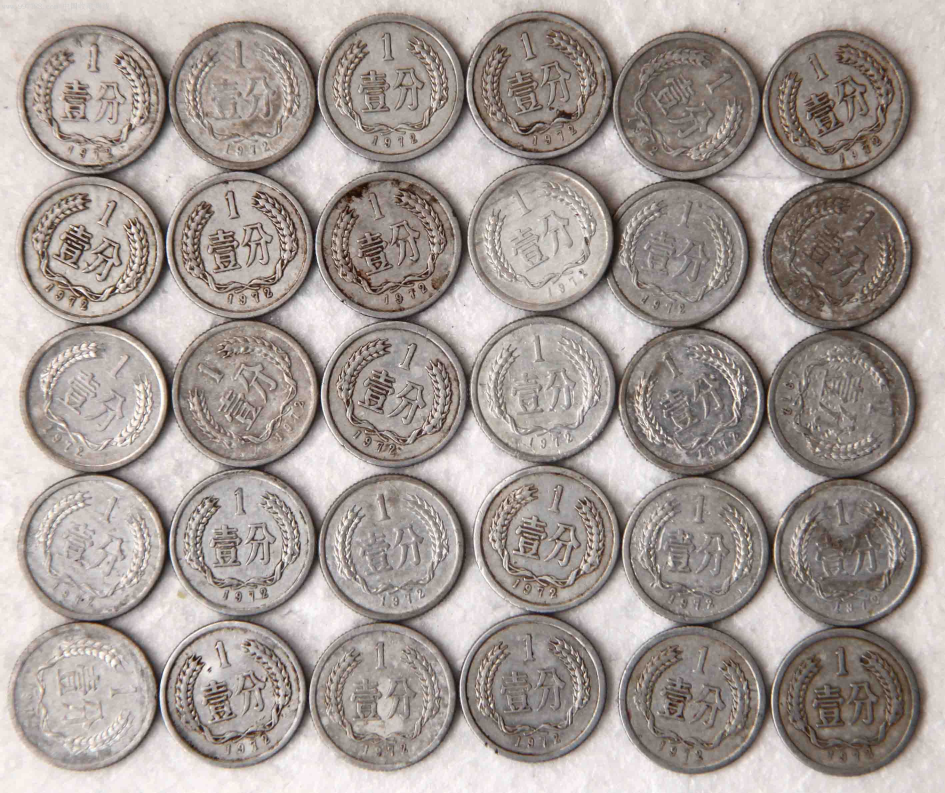
#> input picture img/coin.jpg, 2835 x 2379 px (shown at 1/3 size)
$ python '50.分水岭算法.py'
#> lines starting #> are read from the running program, lines starting #| are printed output that depends on the picture; after the words box and inside, x2 and y2 are one past the last pixel; in counts of white or black regions, pixels touching at a corner belong together
import cv2
import numpy as np

coin = cv2.resize(cv2.imread("../img/coin.jpg"), (700, 700))
coin_gray = cv2.cvtColor(coin, cv2.COLOR_BGR2GRAY)
coin_gray = cv2.medianBlur(coin_gray, 9)
_, coin_thresh = cv2.threshold(coin_gray, 200, 255, cv2.THRESH_BINARY_INV)
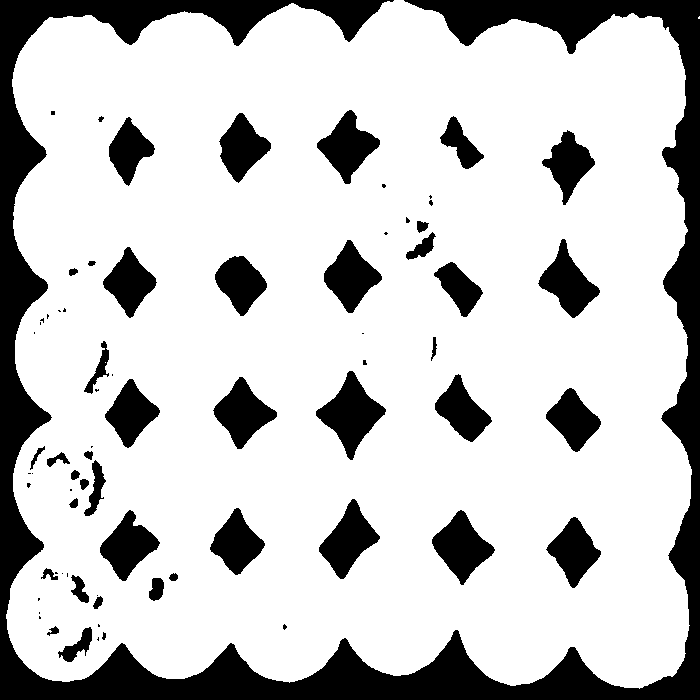
#> coin_thresh: shape (700, 700); 78.1% white; 74 black regions (31 under 20 px), largest, box (x1, y1, x2, y2) and area: (0, 0, 700, 700) 63962, (316, 371, 386, 460) 2786, (432, 510, 495, 585) 2383
kernel1 = cv2.getStructuringElement(cv2.MORPH_RECT, (3, 3))
kernel2 = cv2.getStructuringElement(cv2.MORPH_RECT, (10, 10))
kernel3 = cv2.getStructuringElement(cv2.MORPH_RECT, (50, 50))

# 开运算去噪
coin_open = cv2.morphologyEx(coin_thresh, cv2.MORPH_CLOSE, kernel1, iterations=6)
#> coin_open: shape (700, 700); 79.8% white; 23 black regions, largest, box (x1, y1, x2, y2) and area: (0, 0, 700, 700) 41089, (0, 0, 285, 614) 20179, (321, 380, 381, 448) 2531

# 确定背景
background = cv2.dilate(coin_open, kernel1, iterations=5)
#> background: shape (700, 700); 87.4% white; 24 black regions, largest, box (x1, y1, x2, y2) and area: (0, 0, 700, 700) 29269, (0, 0, 280, 609) 13979, (326, 385, 376, 443) 1351

# 算出每个像素距背景的距离
distance = cv2.distanceTransform(coin_open, cv2.DIST_L2, 5)
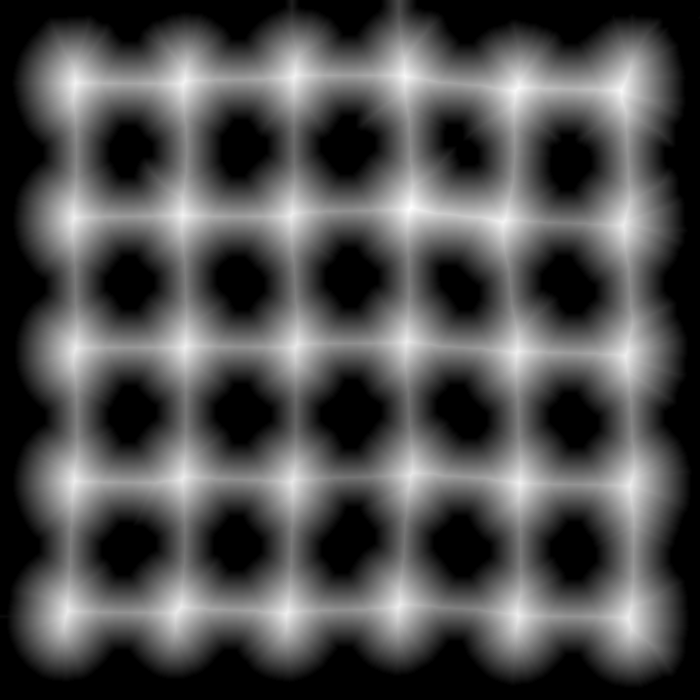
#> distance: shape (700, 700) float32; min 0, max 65.78, mean 20.5; drawn with min black and max white

# 归一化，使距离按照0-1缩放，可以得到一张距离灰度图
cv2.normalize(distance, distance, 0, 1.0, cv2.NORM_MINMAX)

# 确定前景,即把距离灰度图二值化
_, front = cv2.threshold(distance, 0.8 * distance.max(), 255, cv2.THRESH_BINARY)
#> front: shape (700, 700) float32; 2.7% white; 30 white regions, largest, box (x1, y1, x2, y2) and area: (392, 187, 443, 227) 879, (499, 74, 538, 110) 714, (602, 69, 633, 112) 687

# 求出未知区域，分水岭算法中未知区域即轮廓
# 保证front和background数值是同一类型
front = np.uint8(front)
unknown = cv2.subtract(background, front)

# 求连通域，用0标记背景，用大于0的整数标记前景，为分水岭算法做准备,返回每个像素的值和每个像素的标记
# connectedComponents要求输入的图片是8位的单通道图片，即单通道的0到255的图片
_, markers = cv2.connectedComponents(front)
#> markers: shape (700, 700) int32; 31 distinct labels, from 0 to 30

# 分水岭算法中用0标记不确定区域,1是背景,大于1是前景,需要对标记进行处理
markers += 1
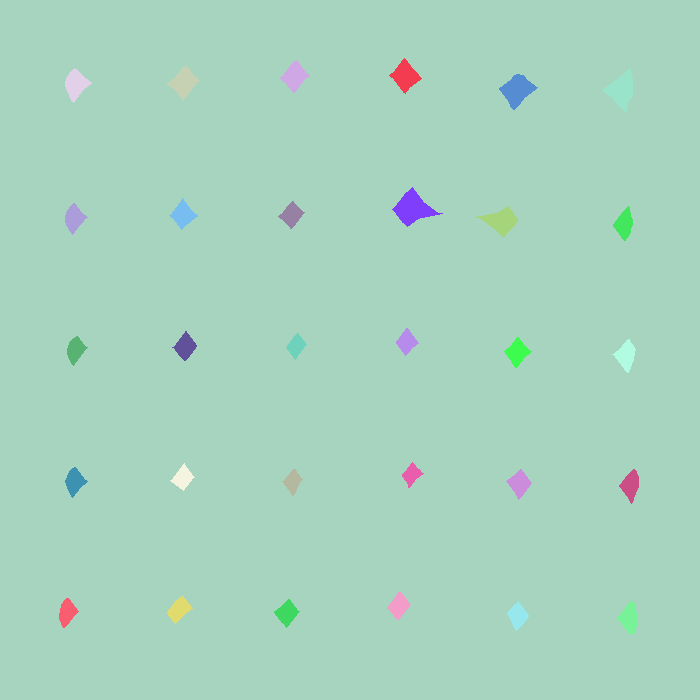
#> markers: shape (700, 700) int32; 31 distinct labels, from 1 to 31; one colour per label, 0 black

# 从markers中筛选出未知区域
markers[unknown == 255] = 0
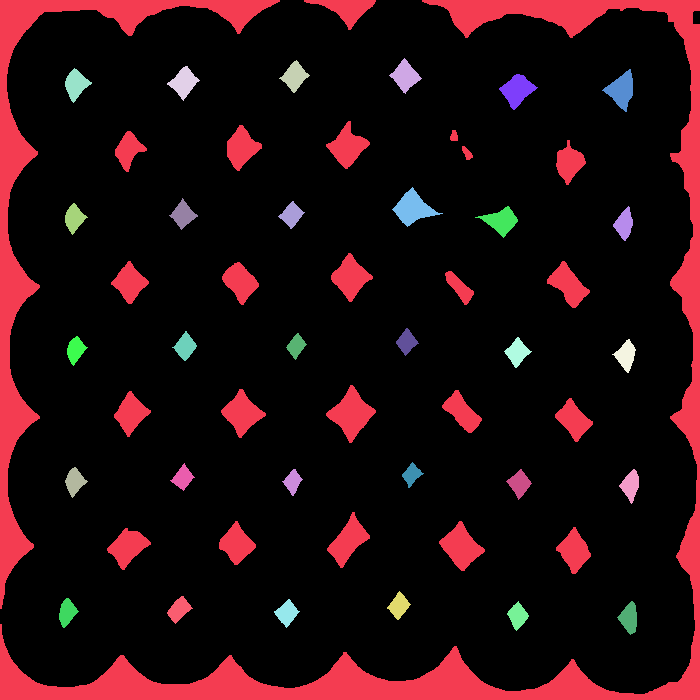
#> markers: shape (700, 700) int32; 32 distinct labels, from 0 to 31; one colour per label, 0 black

# watershed返回的markers做了修改,未知区域(边界)变为-1
markers = cv2.watershed(coin, markers)
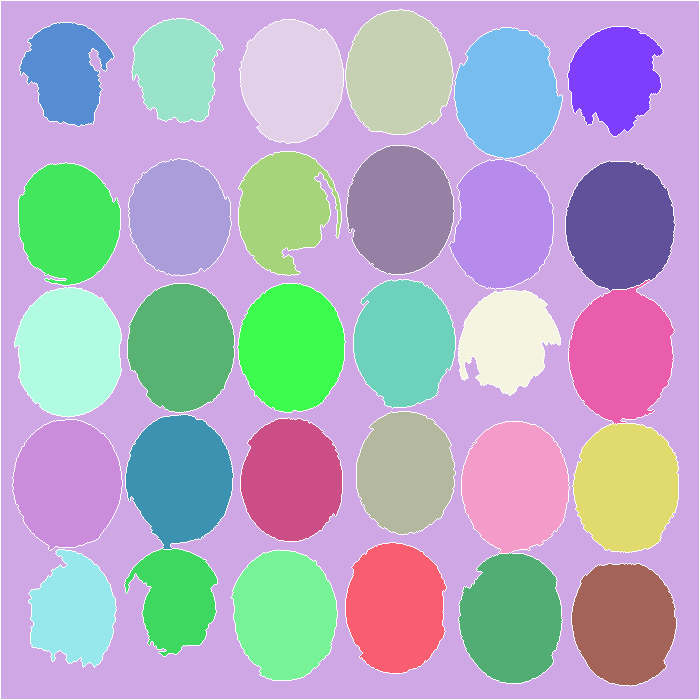
#> markers: shape (700, 700) int32; 32 distinct labels, from -1 to 31; one colour per label, 0 black, -1 white
print(markers.min(), markers.max())
#| -1 31
coin[markers == -1] = (0, 0, 255)
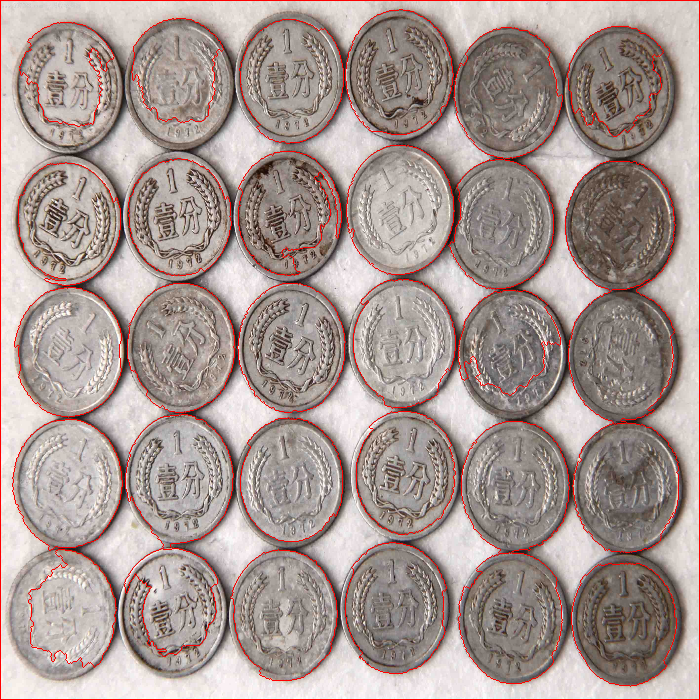
#> coin: shape (700, 700, 3); mean B, G, R 146.7, 151.4, 167.4

# 单独标记出前景q
coin[markers > 1] = (0, 255, 0)

# 抠图，mask要扣的地方赋值255，其他位置赋0
mask = markers.copy()
print(coin.shape,mask.shape)
#| (700, 700, 3) (700, 700)
mask=np.uint8(mask)
mask[mask > 1] = 255
#> mask: shape (700, 700); values 1 (black) and 255 (white), 61.4% white; 1 black region, box (x1, y1, x2, y2) and area: (1, 1, 699, 699) 188964
mask[mask != 255] = 0
result = cv2.bitwise_and(coin, coin, mask=mask)
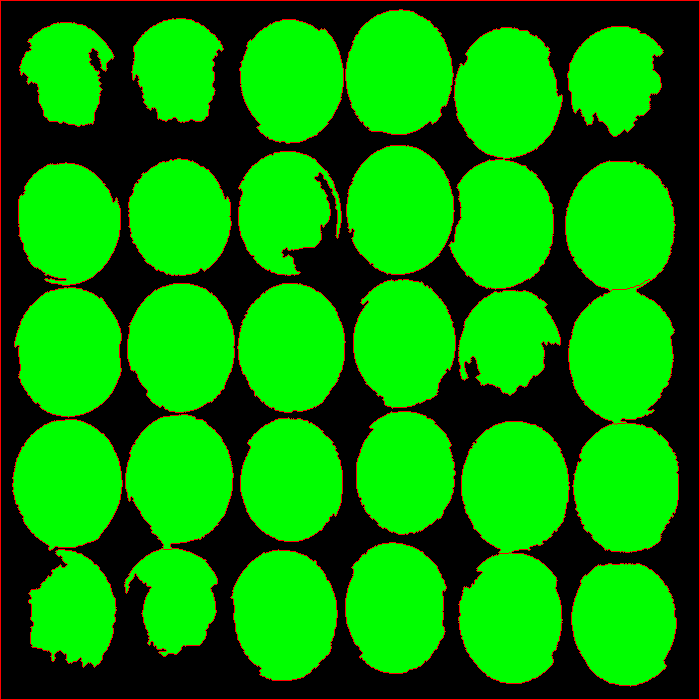
#> result: shape (700, 700, 3); mean B, G, R 0, 149.7, 7

cv2.imshow("coin", result)
cv2.waitKey(0)
cv2.destroyAllWindows()

$ run again, with img/book.jpg copied over img/coin.jpg
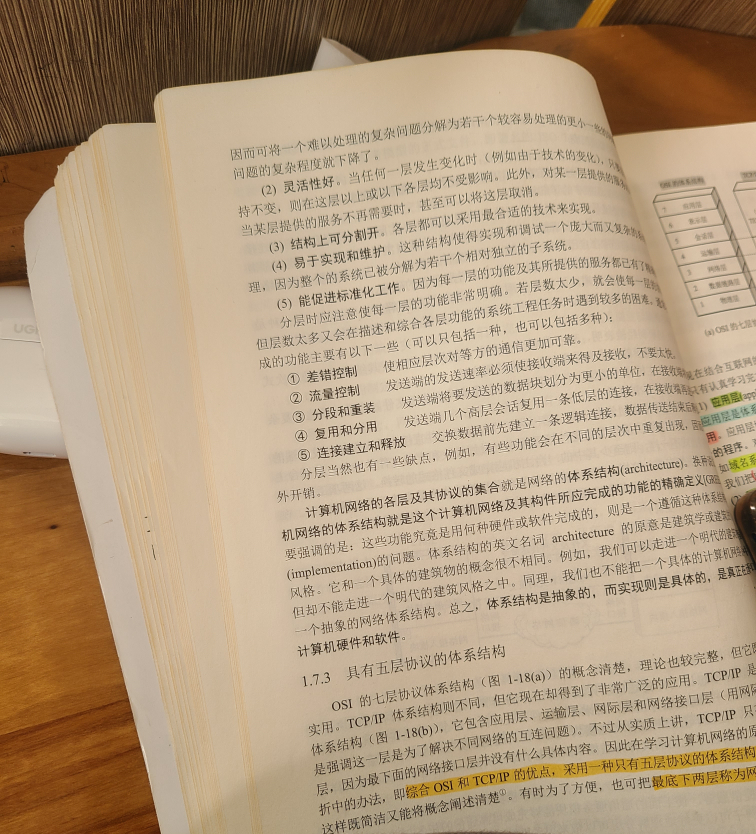
#> input picture img/book.jpg, 3024 x 3336 px (shown at 1/4 size)
#> `_, coin_thresh = cv2.threshold(coin_gray, 200, 255, cv2.THRESH_BINARY_..`:
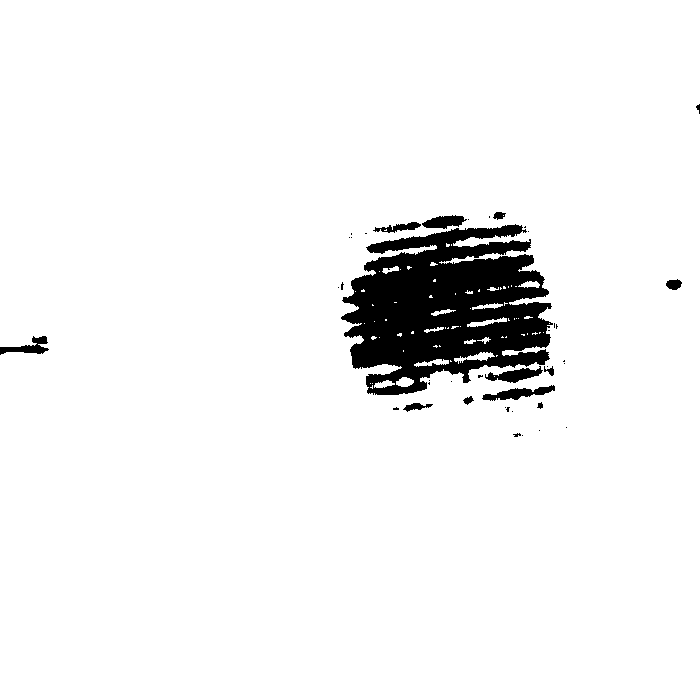
#> coin_thresh: shape (700, 700); 94.7% white; 41 black regions (28 under 20 px), largest, box (x1, y1, x2, y2) and area: (341, 224, 553, 395) 23228, (482, 385, 555, 401) 513, (485, 366, 543, 383) 469
#> coin_open: shape (700, 700); 97.2% white; 6 black regions, box (x1, y1, x2, y2) and area: (352, 254, 521, 367) 12021, (488, 319, 542, 350) 1037, (505, 305, 524, 318) 247, (437, 247, 452, 261) 209, (491, 338, 505, 351) 182, (501, 289, 514, 302) 169
#> background: shape (700, 700); 98.7% white; 6 black regions (3 under 20 px), largest, box (x1, y1, x2, y2) and area: (357, 259, 516, 362) 6010, (493, 324, 537, 345) 237, (510, 310, 519, 313) 27
#> unknown: shape (700, 700); 95.5% white; 8 black regions (3 under 20 px), largest, box (x1, y1, x2, y2) and area: (0, 536, 154, 700) 10767, (357, 259, 516, 362) 6010, (0, 0, 88, 131) 5163, (493, 324, 537, 345) 237, (510, 310, 519, 313) 27
#| -1 3
#| (700, 700, 3) (700, 700)
#> `result = cv2.bitwise_and(coin, coin, mask=mask)`:
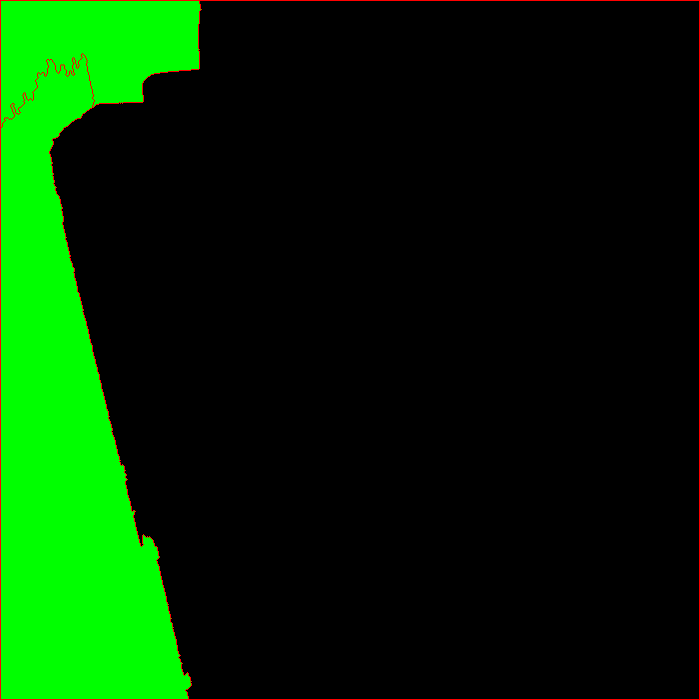
#> result: shape (700, 700, 3); mean B, G, R 0, 43.6, 2
